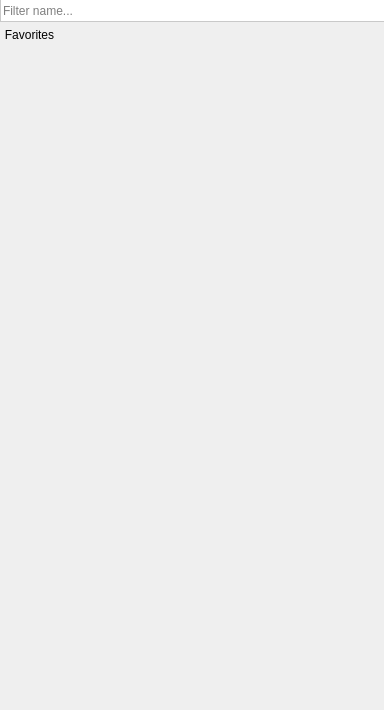
<?xml version="1.0" encoding="UTF-8"?>
<ui version="4.0">
 <class>AlgorithmRunner</class>
 <widget class="QWidget" name="AlgorithmRunner">
  <property name="geometry">
   <rect>
    <x>0</x>
    <y>0</y>
    <width>384</width>
    <height>710</height>
   </rect>
  </property>
  <property name="minimumSize">
   <size>
    <width>300</width>
    <height>0</height>
   </size>
  </property>
  <layout class="QVBoxLayout" name="verticalLayout">
   <property name="spacing">
    <number>0</number>
   </property>
   <property name="leftMargin">
    <number>0</number>
   </property>
   <property name="topMargin">
    <number>0</number>
   </property>
   <property name="rightMargin">
    <number>0</number>
   </property>
   <property name="bottomMargin">
    <number>0</number>
   </property>
   <item>
    <widget class="HeaderFrame" name="header" native="true">
     <property name="sizePolicy">
      <sizepolicy hsizetype="Preferred" vsizetype="Maximum">
       <horstretch>0</horstretch>
       <verstretch>0</verstretch>
      </sizepolicy>
     </property>
     <property name="title" stdset="0">
      <string>Algorithms</string>
     </property>
    </widget>
   </item>
   <item>
    <widget class="ClearableLineEdit" name="searchBox">
     <property name="minimumSize">
      <size>
       <width>0</width>
       <height>22</height>
      </size>
     </property>
     <property name="maximumSize">
      <size>
       <width>16777215</width>
       <height>22</height>
      </size>
     </property>
     <property name="styleSheet">
      <string notr="true">#searchBox {
  border-left: 1px solid #C9C9C9;
  border-right: 0px;
  border-top: 0px;
  border-bottom: 1px solid #C9C9C9;
}</string>
     </property>
     <property name="placeholderText">
      <string>Filter name...</string>
     </property>
    </widget>
   </item>
   <item>
    <widget class="QSplitter" name="splitter">
     <property name="orientation">
      <enum>Qt::Vertical</enum>
     </property>
     <property name="handleWidth">
      <number>1</number>
     </property>
     <widget class="QScrollArea" name="algorithmList">
      <property name="sizePolicy">
       <sizepolicy hsizetype="Expanding" vsizetype="Expanding">
        <horstretch>0</horstretch>
        <verstretch>0</verstretch>
       </sizepolicy>
      </property>
      <property name="styleSheet">
        <string notr="true">
ExpandableGroupBox:disabled {
/* fix needed for MacOSX dark mode */
color: #A0A0A0;
}
ExpandableGroupBox[ expanded = &quot;true&quot; ] {
margin-top: 1.5ex;
}
ExpandableGroupBox[ expanded = &quot;false&quot; ] {
margin-top: 0ex;
margin-left: 0ex;
border-top: 0px;
}
ExpandableGroupBox::title {
subcontrol-origin: margin;
subcontrol-position: top left;
padding: 0 3px;
}
ExpandableGroupBox::indicator:unchecked {
image: url(:/tulip/gui/ui/right_arrow-black.png);
}
ExpandableGroupBox::indicator:checked {
image: url(:/tulip/gui/ui/down_arrow-black.png);
}
ExpandableGroupBox {
border-top: 1px solid #E9E9E9;
border-left: 1px solid #E9E9E9;
border-right: 0px;
border-bottom: 0px;
}
ExpandableGroupBox[ root = &quot;true&quot; ] {
font: bold;
}
ExpandableGroupBox[ root = &quot;false&quot; ] {
border-left: 0px;
}
ExpandableGroupBox[root = &quot;true&quot; ][expanded = &quot;true&quot; ] {
margin-left: 1ex;
}
ExpandableGroupBox[root = &quot;false&quot; ][expanded = &quot;true&quot; ] {
margin-left: 1ex;
}
</string>
      </property>
      <property name="frameShape">
       <enum>QFrame::NoFrame</enum>
      </property>
      <property name="widgetResizable">
       <bool>true</bool>
      </property>
      <widget class="QWidget" name="contents">
       <property name="geometry">
        <rect>
         <x>0</x>
         <y>0</y>
         <width>384</width>
         <height>678</height>
        </rect>
       </property>
       <layout class="QVBoxLayout" name="verticalLayout_3">
        <property name="leftMargin">
         <number>0</number>
        </property>
        <property name="topMargin">
         <number>0</number>
        </property>
        <property name="rightMargin">
         <number>0</number>
        </property>
        <property name="bottomMargin">
         <number>0</number>
        </property>
        <item>
         <layout class="QVBoxLayout" name="contentsLayout">
          <property name="spacing">
           <number>10</number>
          </property>
          <property name="leftMargin">
           <number>3</number>
          </property>
          <property name="topMargin">
           <number>6</number>
          </property>
          <property name="rightMargin">
           <number>3</number>
          </property>
          <property name="bottomMargin">
           <number>6</number>
          </property>
          <item>
           <widget class="FavoriteBox" name="favoritesBox">
            <property name="styleSheet">
             <string notr="true">#favoritesBox {
border: 0px;
}

#favoritesBox::title {
spacing: 24px;
}</string>
            </property>
            <property name="title">
             <string>Favorites</string>
            </property>
            <property name="root" stdset="0">
             <bool>true</bool>
            </property>
           </widget>
          </item>
         </layout>
        </item>
       </layout>
      </widget>
     </widget>
    </widget>
   </item>
  </layout>
 </widget>
 <customwidgets>
  <customwidget>
   <class>ClearableLineEdit</class>
   <extends>QLineEdit</extends>
   <header location="global">tulip/ClearableLineEdit.h</header>
  </customwidget>
  <customwidget>
   <class>HeaderFrame</class>
   <extends>QWidget</extends>
   <header>HeaderFrame.h</header>
   <container>1</container>
  </customwidget>
  <customwidget>
   <class>FavoriteBox</class>
   <extends>QGroupBox</extends>
   <header>ExpandableGroupBox.h</header>
   <container>1</container>
  </customwidget>
 </customwidgets>
 <resources/>
 <connections>
  <connection>
   <sender>searchBox</sender>
   <signal>textChanged(QString)</signal>
   <receiver>AlgorithmRunner</receiver>
   <slot>setFilter(QString)</slot>
   <hints>
    <hint type="sourcelabel">
     <x>192</x>
     <y>20</y>
    </hint>
    <hint type="destinationlabel">
     <x>192</x>
     <y>355</y>
    </hint>
   </hints>
  </connection>
 </connections>
 <slots>
  <slot>setFilter(QString)</slot>
 </slots>
</ui>
